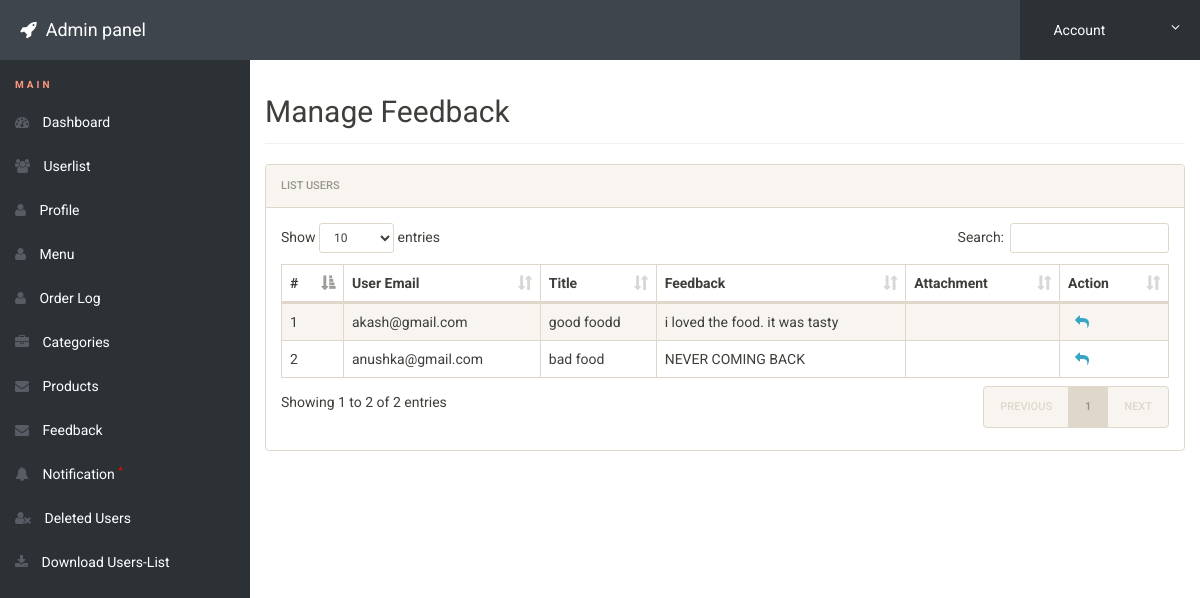
Page /admin/feedback.php (signed in) on the committed database.
### tables this page shows
CREATE TABLE `feedback` (
  `id` int(11) NOT NULL,
  `sender` varchar(50) NOT NULL,
  `reciver` varchar(50) NOT NULL,
  `title` varchar(100) NOT NULL,
  `feedbackdata` varchar(500) NOT NULL,
  `attachment` varchar(50) NOT NULL
);

### admin/feedback.php (the view, shortened to what this page needs)
<?php
include('includes/config.php');
if(strlen($_SESSION['alogin'])==0)
	{
header('location:index.php');
}
else{
 ?>
<!doctype html>
<html lang="en" class="no-js">
<head>
	<link rel="stylesheet" href="css/font-awesome.min.css">
	<link rel="stylesheet" href="css/bootstrap.min.css">
	<link rel="stylesheet" href="css/dataTables.bootstrap.min.css">
	<link rel="stylesheet" href="css/bootstrap-social.css">
	<link rel="stylesheet" href="css/bootstrap-select.css">
	<link rel="stylesheet" href="css/fileinput.min.css">
	<link rel="stylesheet" href="css/awesome-bootstrap-checkbox.css">
	<link rel="stylesheet" href="css/style.css">
</head>
<body>
	<?php include('includes/header.php');?>
	<div class="ts-main-content">
		<?php include('includes/leftbar.php');?>
		<div class="content-wrapper">
			<div class="container-fluid">
				<div class="row">
					<div class="col-md-12">
						<h2 class="page-title">Manage Feedback</h2>
						<div class="panel panel-default">
							<div class="panel-heading">List Users</div>
							<div class="panel-body">
								<table id="zctb" class="display table table-striped table-bordered table-hover" cellspacing="0" width="100%">
									<thead>
										<tr>
										       <th>#</th>
												<th>User Email</th>
												<th>Title</th>
                                                <th>Feedback</th>
                                                <th>Attachment</th>
											    <th>Action</th>
										</tr>
									</thead>
									<tbody>
<?php
$reciver = 'Admin';
$sql = "SELECT * from  feedback where reciver = (:reciver)";
$query = $dbh -> prepare($sql);
$query-> bindParam(':reciver', $reciver, PDO::PARAM_STR);
$query->execute();
$results=$query->fetchAll(PDO::FETCH_OBJ);
$cnt=1;
if($query->rowCount() > 0)
{
foreach($results as $result)
{				?>
										<tr>
											<td><?php echo htmlentities($cnt);?></td>
                                            <td><?php echo htmlentities($result->sender);?></td>
											<td><?php echo htmlentities($result->title);?></td>
                                            <td><?php echo htmlentities($result->feedbackdata);?></td>
                                            <td><a href="../attachment/<?php echo htmlentities($result->attachment);?>" ><?php echo htmlentities($result->attachment);?></a></td>
<td>
<a href="sendreply.php?reply=<?php echo $result->sender;?>&title=<?php echo $result->title;?>">&nbsp; <i class="fa fa-mail-reply"></i></a>&nbsp;&nbsp;
</td>
										</tr>
										<?php $cnt=$cnt+1; }} ?>
									</tbody>
								</table>
							</div>
						</div>
					</div>
				</div>
			</div>
		</div>
	</div>
</body>
</html>
<?php } ?>

### admin/css/style.css (style rules this page uses)
html { font-size: 14px; }
@media only screen and (min-width: 480px) { html { font-size: 17px; } }
@media only screen and (min-width: 768px) { html { font-size: 14px; } }
body { font-size: 1em; }
a { color: #37a6c4; }
.panel { overflow: hidden; }
.page-title { padding-bottom: 15px; margin-bottom: 20px; border-bottom: 1px solid #f0f0f0; }
.ts-main-content .content-wrapper { padding-top: 15px; margin-top: 60px; }
@media only screen and (min-width: 992px) { .ts-main-content .content-wrapper { margin-left: 250px; } }

### rows in the picture
feedback: sender "akash@gmail.com", title "good foodd", feedbackdata "i loved the food. it was tasty"
feedback: sender "anushka@gmail.com", title "bad food", feedbackdata "NEVER COMING BACK"
